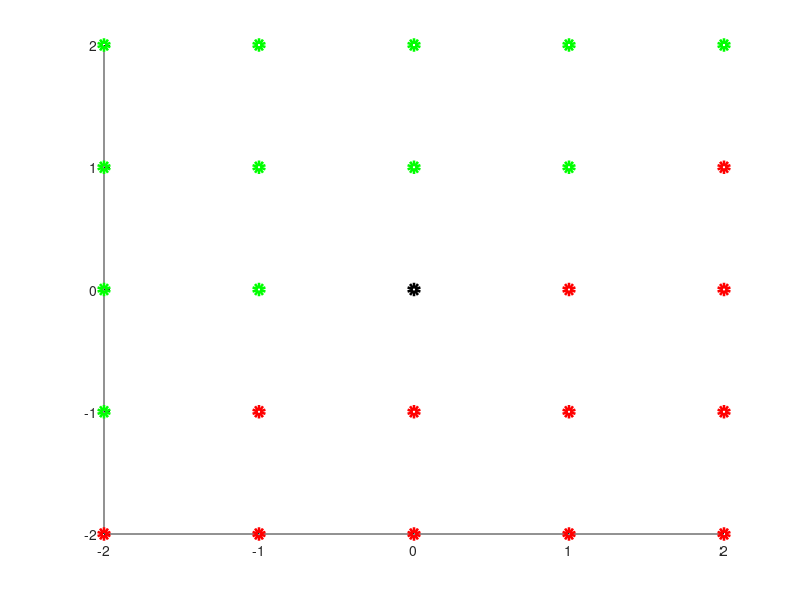

This chart was generated by the following MATLAB code: (Note: this script raises an error after producing the figure.)
% Code corresponding to Section 5.2 - "Eddy identification" in the Supplementary 
% Document of the paper "Taming Uncertainty in a Complex World: The Rise of 
% Uncertainty Quantification — A Tutorial for Beginners".
%
% Authors: Nan Chen, Stephen Wiggins, Marios Andreou.
%
% Code: Generates a 2D incompressible flow with random amplitude based on a 
% linear stochastic model (OU process) for the Fourier modes, mimicking the 
% quasi-geostrophic (QG) or potential vortical flow (MATLAB code).
%
% Info: Only the geostrophically balanced (GB) modes are considered in this
% simulation, for simplicity, thus making the underlying velocity field
% incompressible due to the omission of the Poincare/inertio-gravity 
% compressible wave modes. The Fourier wavenumber grid is also plotted along 
% with the order numbers that are being used for each mode in the global system.
% This m-file is used by Eddy_Identification.m as to use its variables.
%
% MATLAB Toolbox and M-file Requirements:
% 
% Code used to obtain the required m-file scripts and MATLAB toolboxes:
% [fList, pList] = matlab.codetools.requiredFilesAndProducts('Flow_Model.m');
%
% M-file Scripts:
%   * Flow_Model.m
%
% Toolboxes:
%   * None

%%%%%%%%%%%%%%%%%%%%%%%%%%%%%%%%%%%%%%%%%%%%%%%%%%%%%%%%%%%%%%%%%%%%%%%%%%%%%%%%
%%%%%%%%%%%%%%%%%%%%%%%%%%%%%%%%%%%%%%%%%%%%%%%%%%%%%%%%%%%%%%%%%%%%%%%%%%%%%%%%

rng(999) % Setting the seed number for consistent and reproducible results

K_max = 2; % The range of the Fourier modes is [-K_max, K_max]^2∩Z
k = zeros(2, (2 * K_max + 1) * (2 * K_max + 1)); % Collection of Fourier wavenumbers over the symmetric discrete lattice

% Arranging the Fourier wavenumbers in such a way that the complex conjugate 
% modes are next to each other, namely (-k1, -k2) will be next to (k1, k2). This 
% will facilitate data assimilation by allowing the structure of the matrix 
% coefficients in the conditional Gaussian nonlinear system framework (which in
% this case consists of the OU process driving the Fourier modes of the flow for
% the GB incompressible waves (Forecast flow model) and the acceleration 
% relation for the tracers' trajectories (Observational process)) to be block 
% diagonal matrices, with each block being a 2 by 2 matrix, while also 
% simplifying the form of the deterministic forcing in the forecast flow model. 
% This then simplifies the enforcement of the reality/conjugate conditions onto 
% the Fourier conjugate wavenumbers, which are required as to establish that the 
% flow velocity is a real-valued vector field.
m = 1;
for i = -K_max:K_max
    if i < 0
        for j = -K_max:i
            k(1, m) = i;
            k(2, m) = j;
            m = m + 2;
        end
    else
        for j = -K_max:i-1
            k(1, m) = i;
            k(2, m) = j;
            m = m + 2;
        end
    end
end
k(:, 2:2:end-1) = - k(:, 1:2:end-2);

% Showing the grid (discrete and symmetric around the origin lattice) of Fourier 
% wavenumbers.
fig = figure();
hold on
plot(k(1, 1:2:end-2), k(2, 1:2:end-2), 'ro', 'LineWidth', 4);
plot(k(1, 2:2:end-1), k(2, 2:2:end-1), 'go', 'LineWidth', 4);
plot(k(1, end), k(2, end), 'ko', 'LineWidth', 4);
text(k(1, :)+0.05, k(2, :)-0.05, string(1:size(k, 2)), 'FontSize', 12, 'FontWeight', 'Bold')
box on
grid on
set(gca, 'FontSize', 12)
title(sprintf('Fourier Wavenumbers Over the Discrete Symmetric Lattice in [-%d,%d]^2 and Their Order in the Global Vector', K_max, K_max), 'FontSize', 18)
xlabel('k_1')
ylabel('k_2')

fig.WindowState = 'Maximized'; % Maximize the figure window

kk = k(:, 1:end-1); % Remove the (0,0) mode by assuming no background mean flow/sweep 

% Defining the eigenvectors that contain the relationships between different 
% components of the flow field. E.g. in the case of an incompressible flow field
% the divergence-free condition is reflected in the eigenvector of each Fourier 
% mode. In the case where we consider the inclusion of the compressible waves, 
% we order the eigenvectors for the gravity modes in the following manner (not
% applicable in this case):
% omegak = [
%               omegak_+(1:(2*K_max+1)^2-1), 
%               omegak_-(1:(2*K_max+1)^2-1), 
%               omegak_+(end), 
%               omegak_-(end)
% ];
% In the last column of the compressible eigenvectors rk2 and rk3, is the (0,0) 
% inertio-gravity or Poincare mode, which needs to be dealt with in a different 
% way. This structure simplifies the enforcement of the conjugate/reality 
% condition on the eigenvectors and model parameters, which extends to keeping 
% the flow field real-valued. The correspondence of the eigenvectors to 
% atmospheric modes is the following:
%       rk1: Geostrophically Balanced (GB); rk2: Gravity +; rk3: Gravity -.
% We also mention the degrees of freedom of our system when assuming complex 
% coefficients = ((2*K_max+1)^2+1)/2 (due to the conjugate/reality condition 
% enforced on the conjugate Fourier wavenumbers and the inclusion of only the 
% GB modes).

% Assuming no Poincare/inertio-gravity compressible waves, just the GB modes 
% corresponding to the incompressible flow.
rk1 = [
    1./sqrt(k(1, :).^2 + k(2, :).^2 + 1) .* (-1i * k(2, :));
    1./sqrt(k(1, :).^2 + k(2, :).^2 + 1) .* (1i * k(1, :))
];
rk1 = rk1(:, 1:end-1);
rk = rk1;

T = 15; % Total length of the simulation in time units
dt = 0.001; % Numerical integration time step
N = round(T/dt); % Total numerical integration steps
Dim_U = size(kk, 2); % Dimension of system = Number of Fourier modes - Origin = (2*K_max+1)^2-1
u_hat = zeros(Dim_U, N); % Defining all the Fourier modes of the velocity field

% Damping feedback of the GB modes: To preserve the reality of the flow field, 
% it must be that d_k=d_(-k), i.e. the conjugate Fourier mode has the same
% damping coefficient.
d_B = 0.5;
% The GB flows are non-divergent, which is embodied in the eigenvector, and so
% the associated phase/rotational speeds or eigenvalues are necessarily equal to 
% zero.
omega_B = 0;
% Noise of the GB modes: To preserve the reality of the flow field, it must be 
% that σ_k=σ_(-k), i.e. the conjugate Fourier modes have the same noise 
% coefficient, which is necessarily nonnegative and real.
sigma_B = 0.5;

Gamma = (d_B - 1i * omega_B) * eye(Dim_U); % Γ (Gamma): Damping and phase coefficients of the Fourier modes' OU processes
f = zeros(Dim_U, N-1); % F: Deterministic and periodic forcing in the Fourier modes' OU processes; Being deterministic (or at least an affine function of the Fourier mode) ensures a Gaussian attractor/equilibrium distribution
f_strength = 0.25; % Strength of the background deterministic force (force is assumed zero for the purposes of the paper)
f_period = 2; % Period of the background deterministic force (force is assumed zero for the purposes of the paper)
Sigma_u_hat = zeros(Dim_U, Dim_U); % Σ_u_hat (Sigma_u_hat): Noise matrix of the flow field's Fourier modes
for j = 1:2:Dim_U
    Sigma_u_hat(j, j) = 1 / sqrt(2) * sigma_B;
    Sigma_u_hat(j+1, j+1) = -1i / sqrt(2) * sigma_B;
    Sigma_u_hat(j, j+1) = 1i / sqrt(2) * sigma_B;
    Sigma_u_hat(j+1, j) = 1 / sqrt(2) * sigma_B;
end

% Model simulation using Euler-Maruyama for the Fourier modes.
% A stochastic system is utilized for each Fourier mode, which is written in a
% vector form that fits the conditional Gaussian nonlinear system framework in
% the following way:
%      (Forecast Flow Model) du_hat = (-Γ * u_hat + F) * dt + Σ_u_hat * dW_u_hat
dw_u_hat = randn(Dim_U, N-1); % Wiener noise values for the simulation
for j = 2:N
    
    t = j * dt; % Current time in the simulation

    % Forcing can be either zero (homogeneous linear SDE) or a periodic complex 
    % exponential/plane sinusoidal wave (in general a complex function of some
    % period): To preserve the reality of the flow field, it must be that 
    % f_k=f_(-k)*, where * denotes the complex conjugate, i.e. the conjugate 
    % Fourier mode has complex conjugate forcing. For this simulation we assume
    % zero forcing, but the following can be uncommented in case we want to
    % include a non-zero background periodic and deterministic force.
    % f(:, j-1) = f_strength * reshape( ...
    %     [
    %         exp(1i * 2*pi*t/f_period) * ones(1, round(Dim_U/2));
    %         exp(-1i * 2*pi*t/f_period) * ones(1, round(Dim_U/2)) ...
    %     ], ...
    % [], 1); % Force feedback = 0.25; Force period = 5 time units

    u_hat(:, j) = u_hat(:, j-1) + (-Gamma * u_hat(:, j-1) + f(:, j-1)) * dt + Sigma_u_hat * sqrt(dt) * dw_u_hat(:, j-1);

end

% Spatiotemporal reconstruction of the incompressible velocity field.
Dim_Grid = 25;
[xx, yy] = meshgrid(linspace(-pi, pi, Dim_Grid), linspace(-pi, pi, Dim_Grid));
x_vec = [reshape(xx, [], 1), reshape(yy, [], 1)]; 
 
fig = figure();
for j = 1:6
    subplot(2, 3, j)
    u = exp(1i * x_vec * kk) * (u_hat(:, 1000*j) .* transpose(rk(1, :)));
    v = exp(1i * x_vec * kk) * (u_hat(:, 1000*j) .* transpose(rk(2, :)));
    u = reshape(u, Dim_Grid, Dim_Grid);
    v = reshape(v, Dim_Grid, Dim_Grid);
    quiver(xx, yy, u, v, 'LineWidth', 1, 'Color', 'b')
    box on        
    set(gca, 'FontSize', 12)
    title(sprintf('t = %0.2f', (1000*j)*dt), 'FontSize', 16)
    xlabel('x')
    ylabel('y');
    axis square
    xlim([-pi, pi])
    ylim([-pi, pi])
end
sgtitle('Simulation of the Incompressible Flow Field at 6 Different Time Instants', 'FontSize', 18)

fig.WindowState = 'Maximized'; % Maximize the figure window